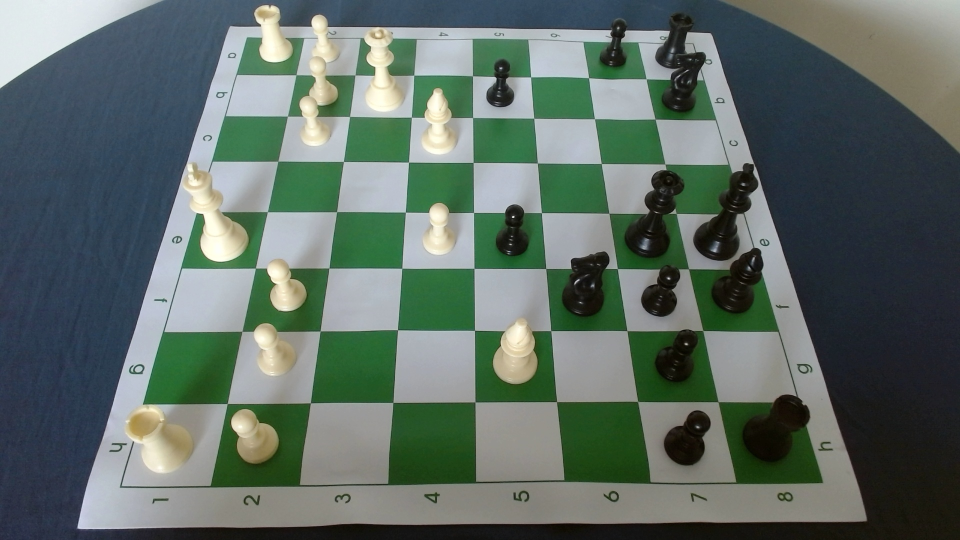
#> input picture notebooks/game_opera_side/game_opera_20.jpg, 1920 x 1080 px (shown at 1/2 size)
$ jupyter execute --allow-errors squares_and_inference.ipynb
#> lines starting #> are read from the running program, lines starting #| are printed output that depends on the picture; after the words box and inside, x2 and y2 are one past the last pixel; in counts of white or black regions, pixels touching at a corner belong together; long printed decimals are rounded
[cell 1]
import cv2
from matplotlib import pyplot as plt
import numpy as np
import scipy.spatial as spatial
import scipy.cluster as clstr
from collections import defaultdict
import operator
from pathlib import Path

[cell 2]
project_dir = Path.cwd().parent
output_dir = project_dir / "notebooks" / "saved_images"
print(project_dir.name)

[cell 3]
img = cv2.imread(project_dir / "notebooks" / "game_opera_side" / "game_opera_20.jpg")
#> img is the input picture: shape (1080, 1920, 3); mean B, G, R 101, 107.7, 93.3
img = cv2.cvtColor(img, cv2.COLOR_BGR2RGB)

[cell 4]
plt.imshow(img)
plt.savefig(output_dir / "base.png", dpi=300, bbox_inches='tight')

[cell 5]
grey = cv2.cvtColor(img, cv2.COLOR_RGB2GRAY)
plt.title("grey")
plt.imshow(grey, cmap = "grey")
plt.savefig(output_dir / "grey.png", dpi=300, bbox_inches='tight')

[cell 6]
blur = cv2.blur(grey, (3, 3))
plt.title("blur, ksize = (3*3)")
plt.imshow(blur, cmap = "grey")
plt.savefig(output_dir / "blur.png", dpi=300, bbox_inches='tight')

[cell 7]
v = np.median(blur)
#> v = 85
sigma = 0.33
l = int(max(0, (1.0 - sigma) * v))
#> l = 56
u = int(min(255, (1.0 + sigma) * v))
#> u = 113
canny = cv2.Canny(blur, l, u)
#> canny: shape (1080, 1920); 1.9% white in thin lines or dots
plt.title("canny(blur)")
plt.imshow(canny, cmap = "grey")
plt.savefig(output_dir / "canny.png", dpi=300, bbox_inches='tight')

[cell 8]
kernel = np.ones((3, 3), np.uint8)
dilated = cv2.dilate(canny, kernel, iterations = 1)
#> dilated: shape (1080, 1920); 6.1% white; 126 white regions
plt.title("dilated(canny)")
plt.imshow(dilated, cmap = "grey")
plt.savefig(output_dir / "dilated.png", dpi=300, bbox_inches='tight')

[cell 9]
cnts, _ = cv2.findContours(dilated, cv2.RETR_EXTERNAL, cv2.CHAIN_APPROX_SIMPLE)
#> cnts = 20 contours; largest, box (x1, y1, x2, y2) and area: (153, 9, 1735, 1060) 1254366, (1436, 0, 1920, 309) 1850, (0, 0, 330, 178) 1166, (1334, 94, 1349, 122) 213, (1227, 73, 1238, 99) 150
largest_contour = max(cnts, key=cv2.contourArea)
#> largest_contour = contour of 2178 points, box (x1, y1, x2, y2) (153, 9, 1735, 1060), area 1254366
base = img.copy()
cv2.drawContours(base, largest_contour, -1, (255, 255, 255), 5)
#> base: shape (1080, 1920, 3); mean R, G, B 95.4, 109.7, 102.9
plt.title("largest contour")
plt.imshow(base, cmap = 'grey')
plt.savefig(output_dir / "contour.png", dpi=300, bbox_inches='tight')

[cell 10]
def find_corners(points):
    #max x + y
    bottom_right, _ = max(enumerate([point[0] + point[1] for point in points]), key=operator.itemgetter(1))
    #min x + y
    top_left, _ = min(enumerate([point[0] + point[1] for point in points]), key=operator.itemgetter(1))
    #min x - y
    bottom_left, _ = min(enumerate([point[0] - point[1] for point in points]), key=operator.itemgetter(1))
    #max x - y
    top_right, _ = max(enumerate([point[0] - point[1] for point in points]), key=operator.itemgetter(1))
    return [points[top_left], points[top_right], points[bottom_left], points[bottom_right]]

board_corners = find_corners(largest_contour[:, 0, :])
#> in find_corners, `bottom_right, _ = max(enumerate([point[0] + point[1] for point in poin..`: bottom_right = 740
#> in find_corners, `top_left, _ = min(enumerate([point[0] + point[1] for point in points])..`: top_left = 30
#> in find_corners, `bottom_left, _ = min(enumerate([point[0] - point[1] for point in point..`: bottom_left = 642
#> in find_corners, `top_right, _ = max(enumerate([point[0] - point[1] for point in points]..`: top_right = 1361
#> board_corners = [[459, 51], [1423, 66], [154, 1057], [1733, 1043]]
board_corners
#> Out = [[459, 51], [1423, 66], [154, 1057], [1733, 1043]]

[cell 11]
h, w, l = img.shape
corners_image = np.zeros((h, w, 3), np.uint8)
cv2.drawContours(corners_image, [largest_contour], -1, (255, 255, 255), 1)
#> corners_image: shape (1080, 1920, 3); 0.3% white in thin lines or dots, all inside (x1, y1, x2, y2) = (153, 9, 1735, 1060)

cv2.circle(corners_image, board_corners[0], 15, (255, 255, 255), -1)  # red for top-left
cv2.circle(corners_image, board_corners[1], 15, (255, 255, 255), -1)  # green for top-right
#> corners_image: shape (1080, 1920, 3); 0.37% white; 1 white region, box (x1, y1, x2, y2) and area: (153, 9, 1735, 1060) 7626
cv2.circle(corners_image, board_corners[2], 15, (255, 255,255), -1)  # blue for bottom-left
#> corners_image: shape (1080, 1920, 3); 0.4% white; 1 white region, box (x1, y1, x2, y2) and area: (139, 9, 1735, 1073) 8306
cv2.circle(corners_image, board_corners[3], 15, (255, 255, 255), -1)  # yellow for bottom-right
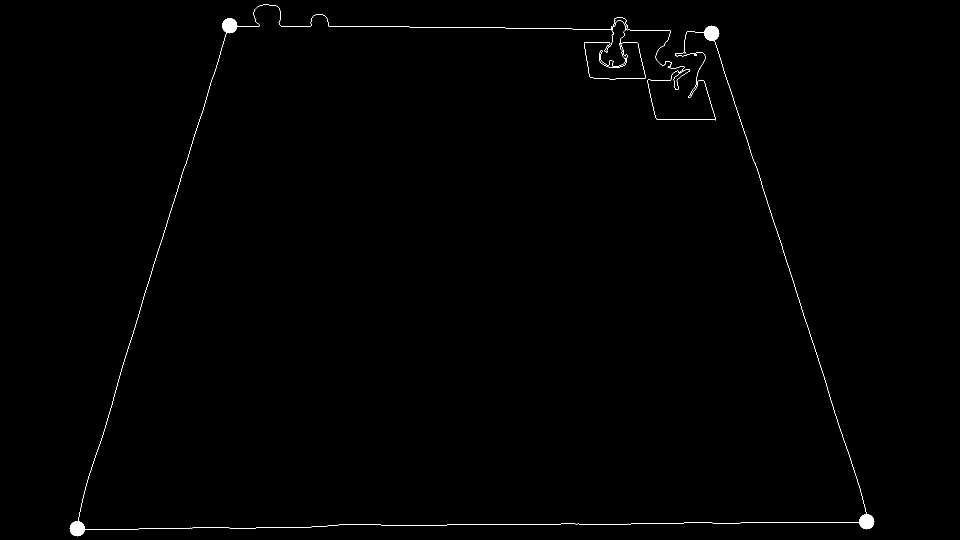
#> corners_image: shape (1080, 1920, 3) (shown at 1/2 size); 0.43% white; 1 white region, box (x1, y1, x2, y2) and area: (139, 9, 1749, 1073) 8986


board_corners = np.asarray(board_corners, dtype = "float32")
plt.title("corners")
plt.imshow(corners_image, cmap="gray")
plt.savefig(output_dir / "corners.png", dpi=300, bbox_inches='tight')

[cell 12]
height, width = 800, 800
dimensions = np.float32([[0, 0],[width, 0], [0, height],[width, height]])
M = cv2.getPerspectiveTransform(board_corners, dimensions)
#> M = [[0.82, 0.249, -389.2], [-0.0207, 1.33, -58.28], [-3.48e-05, 0.000647, 1]]
M_inv = cv2.invert(M)[1]
#> M_inv = [[1.23, -0.449, 451.3], [0.0204, 0.724, 50.15], [2.95e-05, -0.000485, 0.983]]
board = cv2.warpPerspective(img, M, (width, height))
plt.title("warped")
plt.imshow(board)
plt.savefig(output_dir / "warped.png", dpi=300, bbox_inches='tight')

[cell 13]
base = board.copy()
grey = cv2.cvtColor(board, cv2.COLOR_RGB2GRAY)
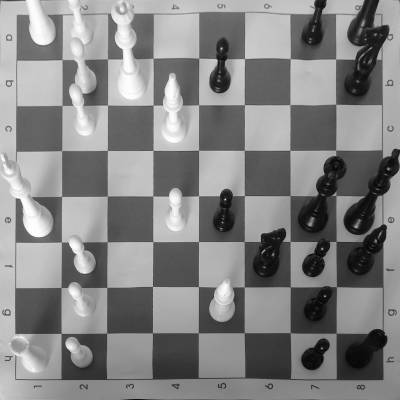
#> grey: shape (800, 800) (shown at 1/2 size); min 4, max 254, mean 131.6
plt.title("grey")
plt.imshow(grey, cmap = "gray")
plt.savefig(output_dir / "warped_grey.png", dpi=300, bbox_inches='tight')

[cell 14]
blur = cv2.blur(grey, (3, 3))
#> blur: shape (800, 800)
plt.title("blur, ksize = (3*3)")
plt.imshow(blur, cmap = "grey")
plt.savefig(output_dir / "warped_blur.png", dpi=300, bbox_inches='tight')

[cell 15]
v = np.median(blur)
#> v = 140
l = int(max(0, (1.0 - sigma) * v))
#> l = 93
u = int(min(255, (1.0 + sigma) * v))
#> u = 186
canny = cv2.Canny(blur, l, u)
#> canny: shape (800, 800); 3.3% white in thin lines or dots
plt.title("canny(blur)")
plt.imshow(canny, cmap = "grey")
plt.savefig(output_dir / "warped_canny.png", dpi=300, bbox_inches='tight')

[cell 16]
kernel = cv2.getStructuringElement(cv2.MORPH_RECT, (5, 5))
closed = cv2.morphologyEx(canny, cv2.MORPH_CLOSE, kernel)
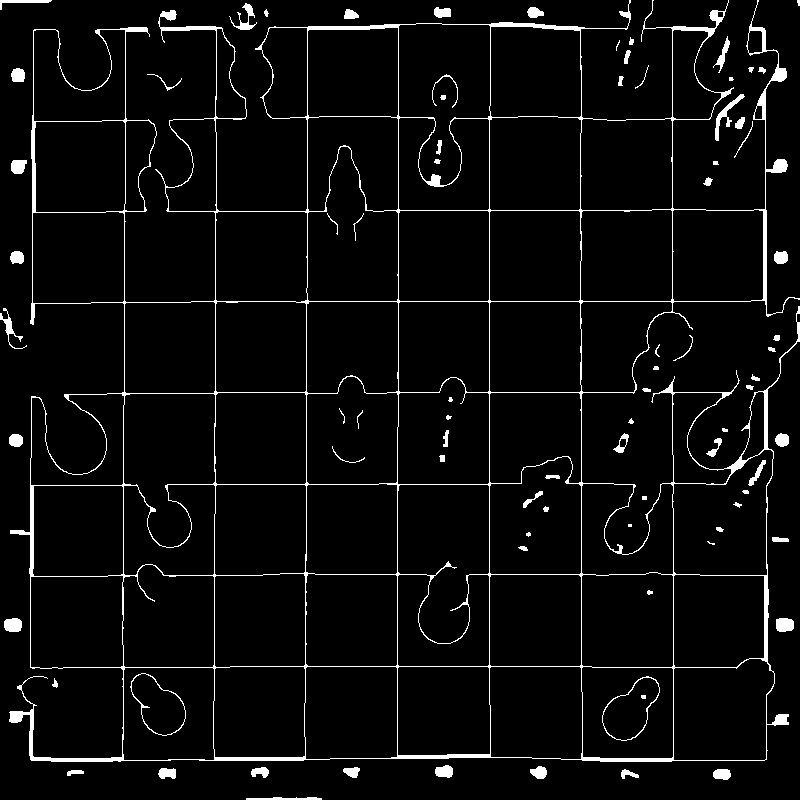
#> closed: shape (800, 800); 4.5% white; 84 white regions (8 under 20 px), largest, box (x1, y1, x2, y2) and area: (9, 0, 800, 762) 21789, (715, 94, 745, 141) 293, (130, 673, 186, 736) 235
plt.title("closed")
plt.imshow(closed, cmap = "grey")
plt.savefig(output_dir / "closed.png", dpi=300, bbox_inches='tight')

[cell 17]
def drawHough(lines, image):
    for line in lines:
        rho = line[0][0]
        theta = line[0][1]
        a = np.cos(theta)
        b = np.sin(theta)
        x0 = a*rho
        y0 = b*rho
        x1 = int(x0 + 1000*(-b))
        y1 = int(y0 + 1000*(a))
        x2 = int(x0 - 1000*(-b))
        y2 = int(y0 - 1000*(a))
        cv2.line(image, (x1, y1), (x2, y2), (0, 0, 255), 2)

[cell 18]
base = board.copy()
lines = cv2.HoughLines(closed, 1, np.pi/180, 180)
#> lines = 28 rows, first 8: [489, 0], [301, 1.57], [581, 0], [758, 1.57], [760, 1.57], [398, 0], [766, 0], [392, 1.57]
drawHough(lines, base)
#> the loop in drawHough, `for line in lines:` made 28 passes
#> (rho, theta, a, b, x0, y0, x1, y1) on passes 1 to 8: (489, 0, 1, 0, 489, 0, 489, 1000), (301, 1.57, -4.37e-08, 1, -1.32e-05, 301, -1000, 300), (581, 0, 1, 0, 581, 0, 581, 1000), (758, 1.57, -4.37e-08, 1, -3.31e-05, 758, -1000, 757), (760, 1.57, -4.37e-08, 1, -3.32e-05, 760, -1000, 759), (398, 0, 1, 0, 398, 0, 398, 1000), (766, 0, 1, 0, 766, 0, 766, 1000), (392, 1.57, -4.37e-08, 1, -1.71e-05, 392, -1000, 391)
#> after the loop in drawHough, `for line in lines:`:
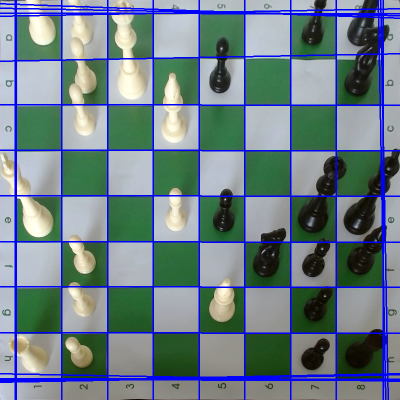
#> image: shape (800, 800, 3) (shown at 1/2 size); mean R, G, B 108.9, 126.6, 134.9
plt.title("hough lines")
plt.imshow(base)
plt.savefig(output_dir / "hough_lines.png", dpi=300, bbox_inches='tight')

[cell 19]
lines = np.reshape(lines, (-1, 2))
#> lines = 28 pairs, first value -762 to 766, second value 0 to 3.12
h = []
v = []
for rho, theta in lines:
    if theta < np.pi / 4 or theta > np.pi - np.pi/4:
        v.append([rho, theta])
    else:
        h.append([rho, theta])
#> this loop made 28 passes
#> after the loop, h = [[301, 1.57], [758, 1.57], [760, 1.57], [392, 1.57], [484, 1.57], [666, 1.57], [210, 1.57], [574, 1.57], [27, 1.57], [32, 1.55], [762, 1.55], [748, 1.59], [122, 1.55], [764, 1.55], [17, 1.59], [8, 1.61]]; v = [[489, 0], [581, 0], [398, 0], [766, 0], [672, 0], [32, 0], [123, 0], [215, 0], [306, 0], [30, 0], [-762, 3.12], [-757, 3.12]]

[cell 20]
base = board.copy()
for line in h:
    rho = line[0]
    theta = line[1]
    a = np.cos(theta)
    b = np.sin(theta)
    x0 = a*rho
    y0 = b*rho
    x1 = int(x0 + 1000*(-b))
    y1 = int(y0 + 1000*(a))
    x2 = int(x0 - 1000*(-b))
    y2 = int(y0 - 1000*(a))
    cv2.line(base, (x1, y1), (x2, y2), (0, 0, 255), 2)
#> this loop made 16 passes
#> (rho, theta, a, b, x0, y0, x1, y1) on passes 1 to 8: (301, 1.57, -4.37e-08, 1, -1.32e-05, 301, -1000, 300), (758, 1.57, -4.37e-08, 1, -3.31e-05, 758, -1000, 757), (760, 1.57, -4.37e-08, 1, -3.32e-05, 760, -1000, 759), (392, 1.57, -4.37e-08, 1, -1.71e-05, 392, -1000, 391), (484, 1.57, -4.37e-08, 1, -2.12e-05, 484, -1000, 483), (666, 1.57, -4.37e-08, 1, -2.91e-05, 666, -1000, 665), (210, 1.57, -4.37e-08, 1, -9.18e-06, 210, -1000, 209), (574, 1.57, -4.37e-08, 1, -2.51e-05, 574, -1000, 573)
#> base: shape (800, 800, 3)
for line in v:
    rho = line[0]
    theta = line[1]
    a = np.cos(theta)
    b = np.sin(theta)
    x0 = a*rho
    y0 = b*rho
    x1 = int(x0 + 1000*(-b))
    y1 = int(y0 + 1000*(a))
    x2 = int(x0 - 1000*(-b))
    y2 = int(y0 - 1000*(a))
    cv2.line(base, (x1, y1), (x2, y2), (255, 0, 0), 2)
#> this loop made 12 passes
#> (rho, theta, a, b, x0, y0, x1, y1) on passes 1 to 8: (489, 0, 1, 0, 489, 0, 489, 1000), (581, 0, 1, 0, 581, 0, 581, 1000), (398, 0, 1, 0, 398, 0, 398, 1000), (766, 0, 1, 0, 766, 0, 766, 1000), (672, 0, 1, 0, 672, 0, 672, 1000), (32, 0, 1, 0, 32, 0, 32, 1000), (123, 0, 1, 0, 123, 0, 123, 1000), (215, 0, 1, 0, 215, 0, 215, 1000)
#> base: shape (800, 800, 3); mean R, G, B 119.6, 126.6, 124.1
plt.title("horizontal(b) and vertical(r) lines")
plt.imshow(base)
plt.savefig(output_dir / "hough_lines_hv.png", dpi=300, bbox_inches='tight')

[cell 21]
points = []
for rho_h, theta_h in h:
    for rho_v, theta_v in v:
        a = np.array([[np.cos(theta_h), np.sin(theta_h)], [np.cos(theta_v), np.sin(theta_v)]])
        b = np.array([rho_h, rho_v])
        intersect = np.linalg.solve(a, b)
        points.append(intersect)
#> this loop made 16 passes
#> after the loop, points = 192 pairs, first value 30 to 775.4, second value 9.05 to 763.6

[cell 22]
base = board.copy()
for point in points:
    x, y = point
    cv2.circle(base, (int(x), int(y)), 5, (255, 0, 0), -1)
#> this loop made 192 passes
#> (x, y) on passes 1 to 3: (489, 301), (581, 301), (398, 301)
#> base: shape (800, 800, 3); mean R, G, B 121.8, 137, 121.1
plt.title("intersections")
plt.imshow(base)
plt.savefig(output_dir / "intersections.png", dpi=300, bbox_inches='tight')

[cell 23]
def cluster_intersections(points, max_dist=55):
    Y = spatial.distance.pdist(points)
    Z = clstr.hierarchy.single(Y)
    T = clstr.hierarchy.fcluster(Z, max_dist, "distance")
    clusters = defaultdict(list)
    for i in range(len(T)):
        clusters[T[i]].append(points[i])
    clusters = clusters.values()
    clusters = map(lambda arr: (np.mean(np.array(arr)[:, 0]), np.mean(np.array(arr)[:, 1])), clusters)
    result = []
    for point in clusters:
        result.append([point[0], point[1]])
    return result

points_clustered = cluster_intersections(points)

[cell 24]
base = board.copy()
for point in points_clustered:
    x, y = point
    cv2.circle(base, (int(x), int(y)), 5, (255, 0, 0), -1)
#> this loop made 81 passes
#> point on passes 1 to 8: [489, 301], [581, 301], [398, 301], [765.2, 301], [672, 301], [31, 301], [123, 301], [215, 301]
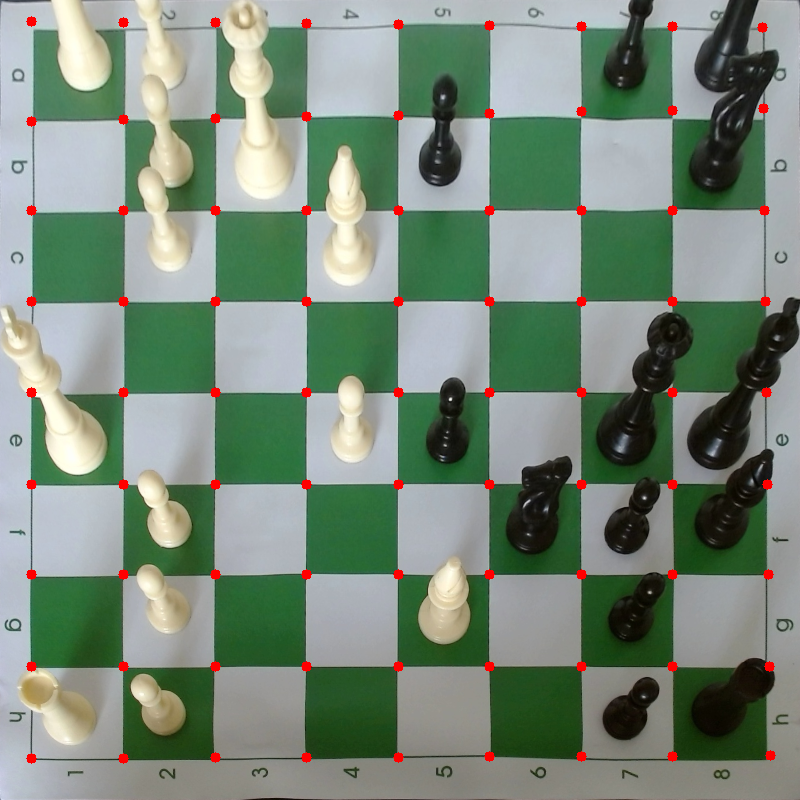
#> base: shape (800, 800, 3); mean R, G, B 121.3, 137.7, 121.7
plt.title("clustered intersections (81 points)")
plt.imshow(base)
plt.savefig(output_dir / "clustered_intersections.png", dpi=300, bbox_inches='tight')

[cell 25]
len(points_clustered)
#> Out = 81

[cell 26]
corners = find_corners(points_clustered)
base = board.copy()
for point in corners:
    x, y = point
    cv2.circle(base, (int(x), int(y)), 5, (255, 0, 0), -1)
#> this loop made 4 passes
#> point on passes 1 to 4: [31, 21.27], [762.1, 27.66], [31, 758.4], [770.5, 755.8]
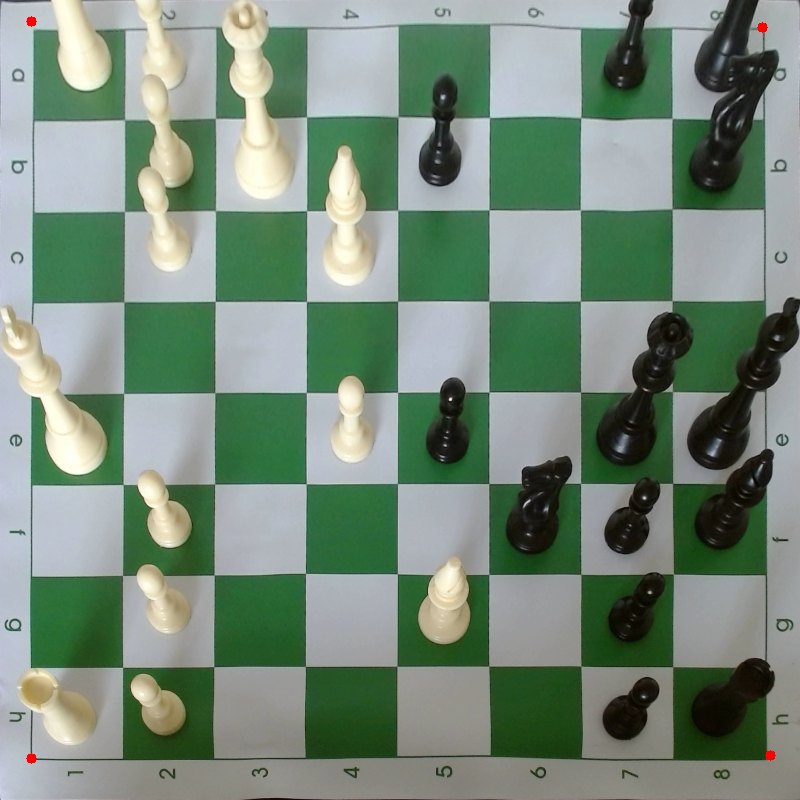
#> base: shape (800, 800, 3); mean R, G, B 120, 139.1, 123
plt.title("grid corners")
plt.imshow(base)
plt.savefig(output_dir / "grid_corners.png", dpi=300, bbox_inches='tight')

[cell 27]
h, w = np.max(corners, axis=0)
x_start, y_start = np.min(corners, axis=0)
h, w, x_start, y_start
#> Out = (770.5, 758.4, 31, 21.27)

[cell 28]
rows = 8
cols = 8

# Create linearly spaced points for the grid edges
x_points = np.linspace(x_start, w, cols + 1, dtype=int)
y_points = np.linspace(y_start, h, rows + 1, dtype=int)

# Create meshgrid to get the X,Y coordinates of all intersections
xv, yv = np.meshgrid(x_points, y_points)

# Extract and print the 4 corners for each grid square
grid_corners = []

for i in range(rows):
    for j in range(cols):
        top_left = (xv[i, j], yv[i, j])
        top_right = (xv[i, j + 1], yv[i, j])
        bottom_left = (xv[i + 1, j], yv[i + 1, j])
        bottom_right = (xv[i + 1, j + 1], yv[i + 1, j])


        corners = [top_left, top_right, bottom_left, bottom_right]
        grid_corners.append(corners)

grid_corners = np.array(grid_corners, dtype=np.float32).reshape(-1, 1, 2)
grid_corners = cv2.perspectiveTransform(grid_corners, M_inv)
grid_corners = grid_corners.reshape(-1, 4, 2)

[cell 29]
base = img.copy()
for square in grid_corners:
    top_left, top_right, bottom_left, bottom_right = square
    cv2.line(base, (int(top_left[0]), int(top_left[1])), (int(top_right[0]), int(top_right[1])), (255, 0, 0), 2)
    cv2.line(base, (int(top_right[0]), int(top_right[1])), (int(bottom_right[0]), int(bottom_right[1])), (255, 0, 0), 2)
    cv2.line(base, (int(bottom_right[0]), int(bottom_right[1])), (int(bottom_left[0]), int(bottom_left[1])), (255, 0, 0), 2)
    cv2.line(base, (int(bottom_left[0]), int(bottom_left[1])), (int(top_left[0]), int(top_left[1])), (255, 0, 0), 2)
#> this loop made 64 passes
#> square on pass 17: [[448.1, 228], [571.4, 229.4], [422, 321.7], [552.1, 322.8]]
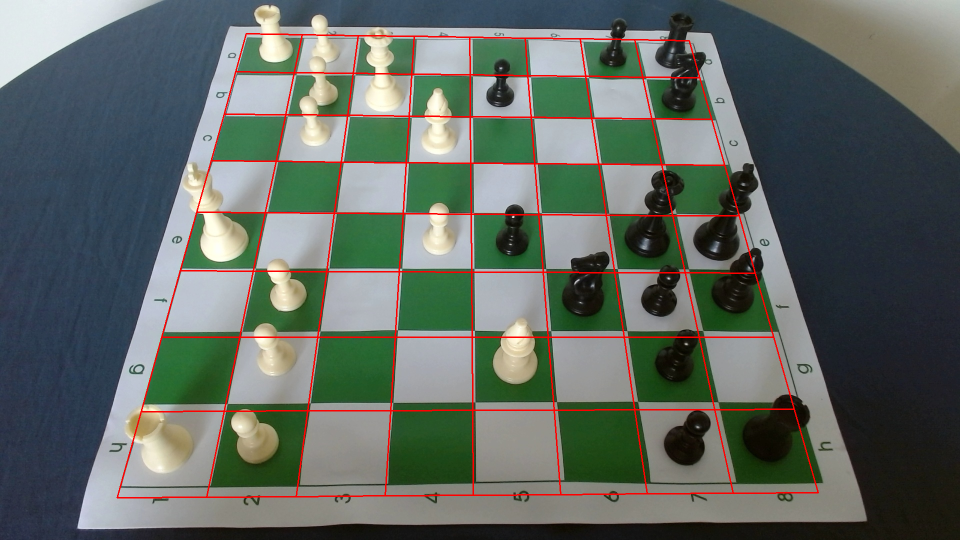
#> base: shape (1080, 1920, 3) (shown at 1/2 size); mean R, G, B 96.9, 104.2, 97.8
plt.title("grid")
plt.imshow(base)
plt.savefig(output_dir / "grid.png", dpi=300, bbox_inches='tight')

[cell 30]
grid_corners[48]
#> Out = [[323.9, 674.2], [479.5, 674.2], [282.5, 823], [448.8, 822.5]]

[cell 31]
squares = []
for square in grid_corners:
    x0, y0 = np.min(square, axis=0)
    x1, y1 = np.max(square, axis=0)
    squares.append((x0, y0, x1, y1))
print(squares[48])
#| (282.494, 674.1546, 479.465, 823.0)

[cell 32]
squares_dict = {}
cols = "abcdefgh"
rows = "12345678"
square_names = [f'{col}{row}' for col in cols for row in rows]
print(square_names[48])

[cell 33]
for square, square_name in zip(squares, square_names):
    squares_dict[square_name] = {'piece': None, 'boundaries': np.array(square), 'score': None}
#> this loop made 64 passes
#> (square, square_name) on passes 1 to 8: ((471.6, 67.75, 604.4, 145.1), 'a1'), ((588.8, 69.44, 716.8, 146.7), 'a2'), ((706.6, 71.15, 828.5, 148.2), 'a3'), ((823.7, 72.84, 940.2, 149.8), 'a4'), ((939.6, 74.53, 1056, 151.3), 'a5'), ((1050.1, 76.2, 1171.1, 152.9), 'a6'), ((1160, 77.87, 1285.6, 154.4), 'a7'), ((1269.3, 79.53, 1399.4, 155.9), 'a8')

[cell 34]
squares_dict['g1']

[cell 35]
t = (380, 780)
base = img.copy()
cv2.circle(base, (int(t[0]), int(t[1])), 5, (255, 0, 0), -1)
#> base: shape (1080, 1920, 3); mean R, G, B 93.3, 107.7, 101
plt.title("grid mapping test")
plt.imshow(base)
squares_dict['g1']['boundaries'][0] < t[0] <= squares_dict['g1']['boundaries'][2] and squares_dict['g1']['boundaries'][1] < t[1] <= squares_dict['g1']['boundaries'][3]
#> Out = True

[cell 36]
squares_dict

[cell 37]
from rfdetr import RFDETRMedium
#> (the rest of this cell did not finish here and is left out)

#> (a cell that did not finish here is left out)

#> (a cell that did not finish here is left out)

#> (a cell that did not finish here is left out)

[cell 41]
for square in squares_dict:
    if squares_dict[square]['piece'] is not None:
        print(square, squares_dict[square])
#> this loop made 64 passes

[cell 42]
def dict_to_fen(board_dict):
    # store FEN ranks in list to build FEN
    fen_ranks = []

    # FEN begins at rank 8, file a and goes down to rank 1, file h i.e. a8, b8... h1
    # iterate through ranks, counting empty files and noting pieces to build file strings
    for rank in '87654321':
        file_string = ''
        empty_count = 0

        for file in 'abcdefgh':
            square = f'{file}{rank}'
            piece = board_dict[square]['piece']

            if piece is None:
                empty_count += 1
            else:
                if empty_count > 0:
                    file_string += str(empty_count)
                    empty_count = 0
                file_string += piece

        if empty_count > 0:
            file_string += str(empty_count)

        fen_ranks.append(file_string)

    return '/'.join(fen_ranks)

[cell 43]
fen = dict_to_fen(squares_dict)
print(fen)
#| 8/8/8/8/8/8/8/8
